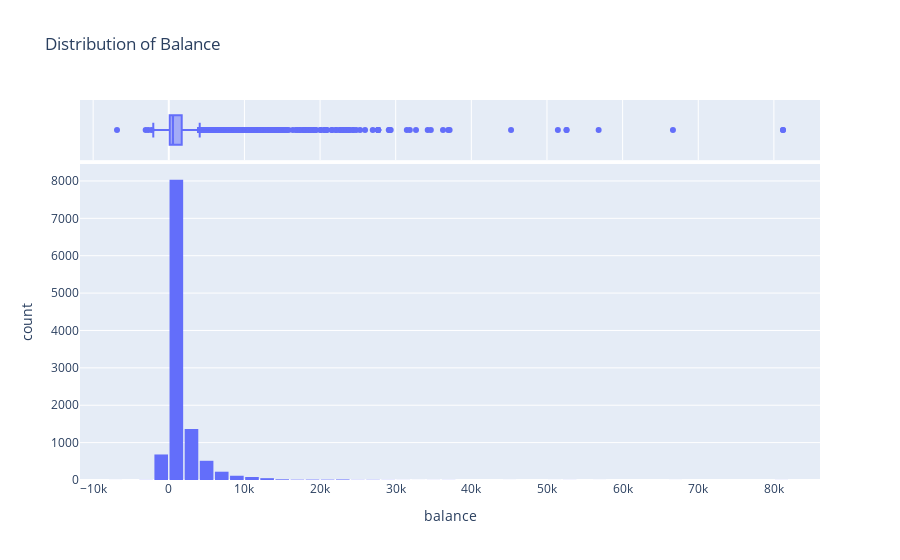

This figure's notebook cell:
### Code cell
fig = px.histogram(data_bank, 
                   x='balance', 
                   marginal='box', 
                   nbins=47, 
                   title='Distribution of Balance')
fig.update_layout(bargap=0.1)
fig.show()

### Figure 1 — Plotly figure (JSON) as saved in the notebook; plotly's stock layout.template omitted (floating-point values rounded to 4 significant figures; data arrays with more than 128 entries replaced by an {"elided": "..."} marker saying what was removed)
{"data": [{"alignmentgroup": "True", "bingroup": "x", "hovertemplate": "balance=%{x}<br>count=%{y}<extra></extra>", "legendgroup": "", "marker": {"color": "#636efa", "pattern": {"shape": ""}}, "name": "", "nbinsx": 47, "offsetgroup": "", "orientation": "v", "showlegend": false, "type": "histogram", "x": {"elided": "11162 int values"}, "xaxis": "x", "yaxis": "y"}, {"alignmentgroup": "True", "hovertemplate": "balance=%{x}<extra></extra>", "legendgroup": "", "marker": {"color": "#636efa"}, "name": "", "notched": true, "offsetgroup": "", "showlegend": false, "type": "box", "x": {"elided": "11162 int values"}, "xaxis": "x2", "yaxis": "y2"}], "layout": {"bargap": 0.1, "barmode": "relative", "legend": {"tracegroupgap": 0}, "title": {"text": "Distribution of Balance"}, "xaxis": {"anchor": "y", "domain": [0, 1], "title": {"text": "balance"}}, "xaxis2": {"anchor": "y2", "domain": [0, 1], "matches": "x", "showgrid": true, "showticklabels": false}, "yaxis": {"anchor": "x", "domain": [0, 0.8316], "title": {"text": "count"}}, "yaxis2": {"anchor": "x2", "domain": [0.8416, 1], "matches": "y2", "showgrid": false, "showline": false, "showticklabels": false, "ticks": ""}}}
